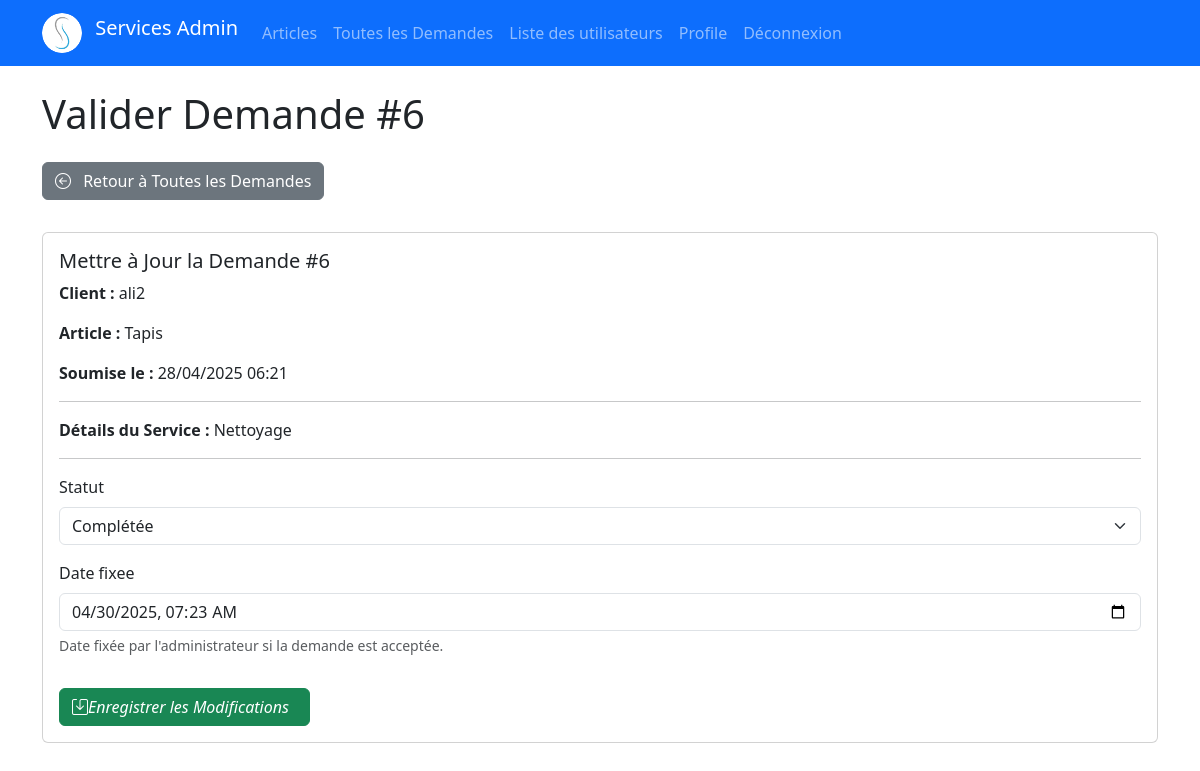
Page /demandes/6/validate/ (signed in) on the committed database.
### demande/models.py (models this page shows, shortened)
class Demande(models.Model):
    STATUT_CHOICES = [
        ('en_attente', 'En attente de validation'),
        ('acceptee', 'Acceptée'),
        ('rejetee', 'Rejetée'),
        ('completee', 'Complétée'),
        ('annulee', 'Annulée'), # Un client pourrait annuler
    ]
    client = models.ForeignKey(settings.AUTH_USER_MODEL, on_delete=models.CASCADE, related_name='demandes')
    article = models.ForeignKey(Article, on_delete=models.CASCADE, related_name='demandes_liees')
    details_service = models.TextField(help_text="Décrivez le service que vous demandez pour cet article.")
    statut = models.CharField(max_length=20, choices=STATUT_CHOICES, default='en_attente')
    date_demande = models.DateTimeField(auto_now_add=True)
    date_fixee = models.DateTimeField(null=True, blank=True, help_text="Date fixée par l'administrateur si la demande est acceptée.")
    validee_par = models.ForeignKey(settings.AUTH_USER_MODEL, on_delete=models.SET_NULL, null=True, blank=True, related_name='demandes_validees')
    class Meta:
        ordering = ['-date_demande'] # Trie les demandes par date de demande décroissante

### users/models.py (models this page shows, shortened)
class CustomUser(AbstractBaseUser, PermissionsMixin):
    email = models.EmailField(unique=True)
    username = models.CharField(max_length=30, unique=True)
    phone = models.CharField(max_length=20, blank=True, null=True)
    is_active = models.BooleanField(default=True)
    is_staff = models.BooleanField(default=False)
    date_joined = models.DateTimeField(auto_now_add=True, null=True, blank=True)
    profile_picture = models.ImageField(
        upload_to='profile_pics/',
        blank=True,
        null=True,
        verbose_name="Photo de profil"
    )
    objects = CustomUserManager()
    USERNAME_FIELD = 'email'  # Utilisez email comme identifiant
    REQUIRED_FIELDS = ['username']

### articles/models.py (models this page shows, shortened)
class Article(models.Model):
    title = models.CharField(max_length=200)
    content = models.TextField()
    author = models.ForeignKey(settings.AUTH_USER_MODEL, on_delete=models.CASCADE, related_name='articles')
    published_date = models.DateTimeField(default=timezone.now)
    created_date = models.DateTimeField(auto_now_add=True)
    updated_date = models.DateTimeField(auto_now=True)
    class Meta:
        ordering = ['-published_date'] # Trie les articles par date de publication décroissante

### demande/views.py (the view)
# urls.py: path('<int:pk>/validate/', views.validate_demande, name='validate_demande'), # /demandes/1/validate/
@user_passes_test(is_staff_or_superuser)
def validate_demande(request, pk):
    demande = get_object_or_404(Demande, pk=pk)
    if request.method == 'POST':
        form = SuperuserDemandeValidationForm(request.POST, instance=demande)
        if form.is_valid():
            if demande.statut != form.cleaned_data['statut'] and demande.validee_par is None:
                 demande.validee_par = request.user
            form.save()
            messages.success(request, f"La demande #{demande.pk} a été mise à jour.")
            return redirect('demande:list_all_demandes') # Redirige vers la liste de toutes les demandes
        else:
             messages.error(request, "Veuillez corriger les erreurs de validation.")
    else:
        form = SuperuserDemandeValidationForm(instance=demande)
    context = {
        'form': form,
        'demande': demande,
        'page_title': f'Valider Demande #{demande.pk}'
    }
    return render(request, 'demande/demande_validation_form.html', context) # Template pour le formulaire de validation

### demande/forms.py
class SuperuserDemandeValidationForm(forms.ModelForm):
     class Meta:
         model = Demande
         fields = ['statut', 'date_fixee']
         widgets = {
             'statut': forms.Select(attrs={'class': 'form-select'}),
             'date_fixee': forms.DateTimeInput(attrs={'class': 'form-control', 'type': 'datetime-local'}), # Input type datetime-local pour un sélecteur intégré
         }

### demande/views.py (called while the page is built)
def is_staff_or_superuser(user):
    return user.is_staff or user.is_superuser

### demande/templates/demande/demande_validation_form.html (shortened to what this page needs)
{% extends 'base.html' %}
{% load static %}
{% block content %}
    <h1 class="mb-4">{{ page_title }}</h1>
    <p>
        <a href="{% url 'demande:list_all_demandes' %}" class="btn btn-secondary mb-3">
             <i class="bi bi-arrow-left-circle me-2"></i> Retour à Toutes les Demandes</a>
    </p>
    <div class="card">
        <div class="card-body">
            <h5 class="card-title">Mettre à Jour la Demande #{{ demande.pk }}</h5>
            <p><strong>Client :</strong> {{ demande.client.username }}</p>
            <p><strong>Article :</strong> {{ demande.article.title }}</p>
             <p><strong>Soumise le :</strong> {{ demande.date_demande|date:"d/m/Y H:i" }}</p>
            <hr>
            <p><strong>Détails du Service :</strong> {{ demande.details_service }}</p>
            <hr>
            <form method="post">
                {% for field in form %}
                    <div class="mb-3">
                        <label for="{{ field.id_for_label }}" class="form-label">{{ field.label }}</label>
                        {{ field }}
                        {% if field.help_text %}
                            <div class="form-text">{{ field.help_text|safe }}</div>
                        {% endif %}
                    </div>
                {% endfor %}
                <button type="submit" class="btn btn-success mt-3">
                    <i class="bi bi-save me-2">Enregistrer les Modifications</i></button>
            </form>
        </div>
    </div>
{% endblock %}

### rows in the picture
Demande: pk "6", client.username "ali2", article "Tapis", date_demande "28/04/2025 06:21", details_service "Nettoyage", form "Complétée" "04/30/2025 07:23"

### other values in the picture
{{ page_title }} "Valider Demande #6"
{{ field.label }} "Statut" "Date fixee"
{{ field.help_text|safe }} "Date fixée par l'administrateur si la demande est acceptée."
